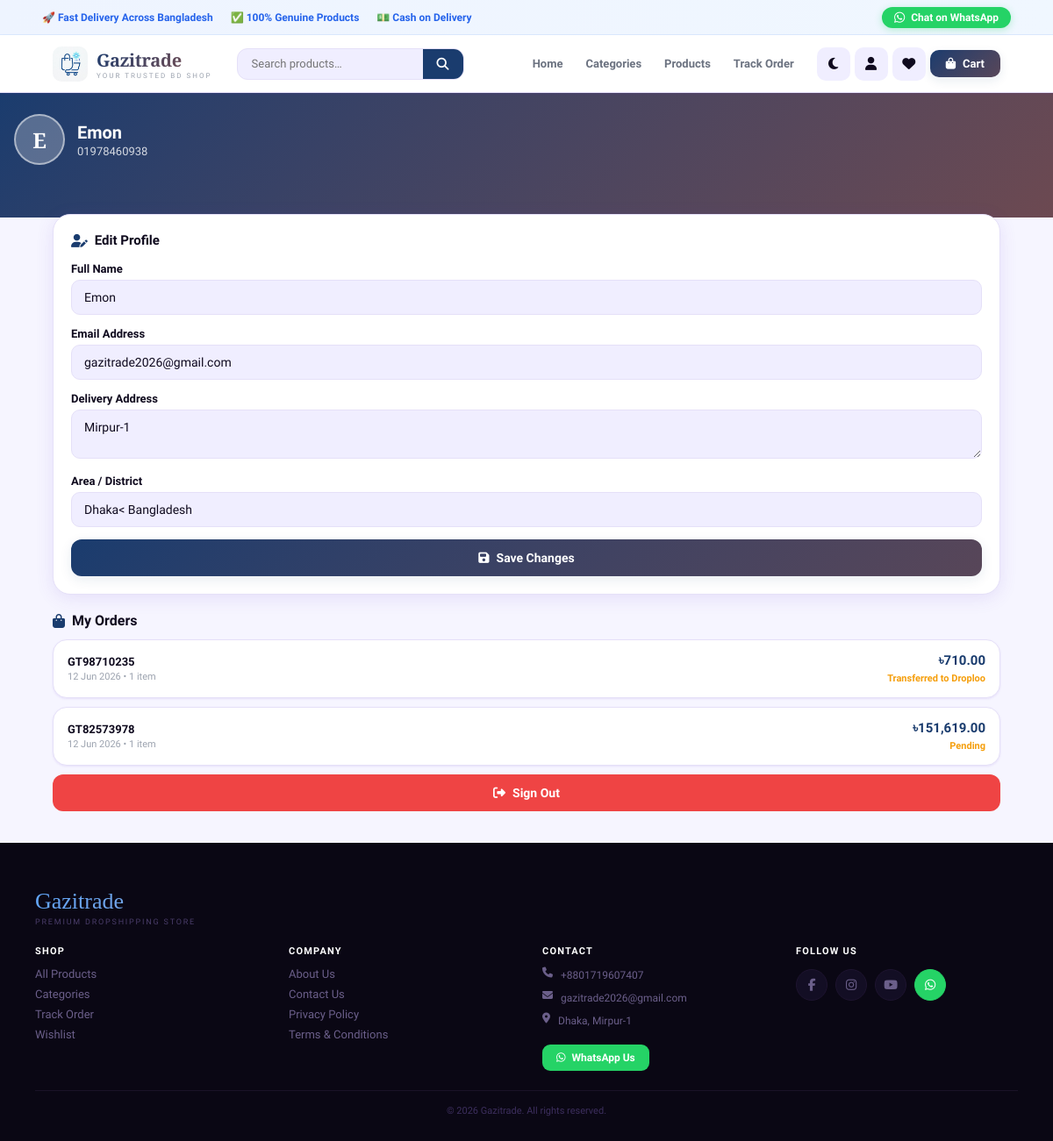
Screenshot of /accounts/profile/ (signed in) with the database file from the repository.
### store/models.py (models this page shows, shortened)
class SiteSettings(models.Model):
    site_name      = models.CharField(max_length=100, default='Gazitrade')
    site_logo      = models.ImageField(upload_to='site/', blank=True, null=True)
    site_logo_text = models.CharField(max_length=5, default='HS')
    tagline        = models.CharField(max_length=200, default='Your Trusted BD Shop')
    whatsapp       = models.CharField(max_length=20, blank=True)
    phone          = models.CharField(max_length=20, blank=True)
    email          = models.EmailField(blank=True)
    address        = models.TextField(blank=True)
    facebook       = models.URLField(blank=True)
    instagram      = models.URLField(blank=True)
    youtube        = models.URLField(blank=True)
    owner_name     = models.CharField(max_length=100, blank=True, default='Gazi Eman Mahmud')
    about_text     = models.TextField(blank=True, default='Welcome to Gazitrade — your trusted online dropshipping store. We offer genuine products across fashion, electronics, home & lifestyle, and more, delivered fast anywhere in Bangladesh. No advance payment. Cash on delivery always.')
    primary_color  = models.CharField(max_length=20, default='#1a3c6e')
    accent_color   = models.CharField(max_length=20, default='#e85d26')
    class Meta:
        verbose_name = verbose_name_plural = 'Site Settings'

### accounts/models.py (models this page shows, shortened)
class Customer(AbstractBaseUser, PermissionsMixin):
    phone      = models.CharField(max_length=15, unique=True)
    name       = models.CharField(max_length=100, blank=True)
    email      = models.EmailField(blank=True)
    address    = models.TextField(blank=True)
    area       = models.CharField(max_length=100, blank=True)
    is_active  = models.BooleanField(default=True)
    is_staff   = models.BooleanField(default=False)
    date_joined = models.DateTimeField(auto_now_add=True)
    USERNAME_FIELD  = 'phone'
    REQUIRED_FIELDS = []
    objects = CustomerManager()

### orders/models.py (models this page shows, shortened)
class Order(models.Model):
    STATUS = [
        ('pending','Pending'),
        ('confirmed','Confirmed'),
        ('transferred','Transferred to Droploo'),
        ('shipped','Shipped'),
        ('delivered','Delivered'),
        ('cancelled','Cancelled'),
    ]
    PAYMENT = [
        ('cod','Cash on Delivery'),
        ('bkash','bKash'),
        ('nagad','Nagad'),
        ('rocket','Rocket'),
    ]
    DELIVERY = [
        ('inside','Inside Dhaka (৳60)'),
        ('outside','Outside Dhaka (৳120)'),
    ]
    customer          = models.ForeignKey('accounts.Customer', on_delete=models.SET_NULL,
                                          null=True, blank=True, related_name='orders')
    invoice_number    = models.CharField(max_length=30, unique=True)
    droploo_order_id  = models.CharField(max_length=50, blank=True)
    customer_name     = models.CharField(max_length=100)
    customer_phone    = models.CharField(max_length=15)
    customer_email    = models.EmailField(blank=True)
    customer_address  = models.TextField()
    area              = models.CharField(max_length=100, blank=True)
    subtotal          = models.DecimalField(max_digits=10, decimal_places=2, default=0)
    delivery_cost     = models.DecimalField(max_digits=10, decimal_places=2, default=120)
    discount          = models.DecimalField(max_digits=10, decimal_places=2, default=0)
    advance           = models.DecimalField(max_digits=10, decimal_places=2, default=0)
    total             = models.DecimalField(max_digits=10, decimal_places=2, default=0)
    delivery_type     = models.CharField(max_length=10, choices=DELIVERY, default='outside')
    payment_type      = models.CharField(max_length=10, choices=PAYMENT,  default='cod')
    payment_gateway   = models.CharField(max_length=20, blank=True)
    transaction_id    = models.CharField(max_length=50, blank=True)
    special_notes     = models.TextField(blank=True)
    status            = models.CharField(max_length=15, choices=STATUS, default='pending')
    created_at        = models.DateTimeField(auto_now_add=True)
    updated_at        = models.DateTimeField(auto_now=True)
    class Meta:
        ordering = ['-created_at']

### accounts/views.py (the view, shortened to what this page needs)
# urls.py: path('profile/',  views.profile_view,  name='profile'),
@login_required
def profile_view(request):
    orders = Order.objects.filter(customer=request.user).prefetch_related('items')
    return render(request, 'accounts/profile.html', {'orders': orders})

### store/context_processors.py (called while the page is built)
def cart_count(request):
    cart  = request.session.get('cart', {})
    count = sum(item['qty'] for item in cart.values())
    return {'cart_count': count}

def site_settings(request):
    obj = SiteSettings.objects.first()
    return {'site_settings': obj}

def wishlist_ids(request):
    if request.user.is_authenticated:
        from .models import Wishlist
        ids = set(
            Wishlist.objects.filter(customer=request.user)
            .values_list('product_id', flat=True)
        )
    else:
        ids = set()
    return {'wishlist_ids': ids}

### store/templatetags/store_tags.py (called while the page is built)
@register.filter
def currency(value):
    try:
        return f"৳{Decimal(str(value)):,.2f}"
    except Exception:
        return value

### accounts/templates/accounts/profile.html (shortened to what this page needs)
{% extends 'base.html' %}
{% load store_tags %}
{% block content %}
<div style="background:linear-gradient(135deg,var(--p),color-mix(in srgb,var(--p) 60%,var(--a)));
            padding:24px 16px 60px;color:#fff">
  <div style="display:flex;align-items:center;gap:14px">
    <div style="width:58px;height:58px;border-radius:50%;
                background:rgba(255,255,255,.25);border:2px solid rgba(255,255,255,.5);
                display:flex;align-items:center;justify-content:center;
                font-size:24px;font-weight:900;font-family:var(--fd);flex-shrink:0">
      {{ user.name|slice:":1"|upper|default:user.phone|slice:":1" }}
    </div>
    <div>
      <div style="font-size:20px;font-weight:800">{{ user.name|default:"My Account" }}</div>
      <div style="font-size:13px;opacity:.8;margin-top:2px">{{ user.phone }}</div>
    </div>
  </div>
</div>
<div class="section" style="margin-top:-40px;position:relative">
  <div style="background:var(--sur);border:1px solid var(--bdr);border-radius:20px;
              padding:20px;margin-bottom:14px;box-shadow:var(--s2)">
    <div style="font-size:15px;font-weight:800;color:var(--tx);margin-bottom:16px;
                display:flex;align-items:center;gap:8px">
      <i class="fas fa-user-pen" style="color:var(--p)"></i> Edit Profile
    </div>
    <form method="post">
      <div class="form-group">
        <label class="form-label">Full Name</label>
        <input type="text" name="name" class="form-input" value="{{ user.name }}" placeholder="Your full name">
      </div>
      <div class="form-group">
        <label class="form-label">Email Address</label>
        <input type="email" name="email" class="form-input" value="{{ user.email }}" placeholder="you@example.com">
      </div>
      <div class="form-group">
        <label class="form-label">Delivery Address</label>
        <textarea name="address" class="form-input" rows="2" placeholder="House, Road, Area, City">{{ user.address }}</textarea>
      </div>
      <div class="form-group">
        <label class="form-label">Area / District</label>
        <input type="text" name="area" class="form-input" value="{{ user.area }}" placeholder="e.g. Dhaka, Chittagong">
      </div>
      <button type="submit" class="btn btn-primary">
        <i class="fas fa-floppy-disk"></i> Save Changes
      </button>
    </form>
  </div>
  {% if orders %}
  <div style="font-size:16px;font-weight:800;color:var(--tx);
              margin:20px 0 12px;display:flex;align-items:center;gap:8px">
    <i class="fas fa-bag-shopping" style="color:var(--p)"></i> My Orders
  </div>
  {% for order in orders %}
  <a href="{% url 'order_detail' order.invoice_number %}"
     style="display:flex;justify-content:space-between;align-items:center;
            background:var(--sur);border:1px solid var(--bdr);border-radius:16px;
            padding:14px 16px;margin-bottom:10px;box-shadow:var(--s1);
            transition:box-shadow .2s,transform .2s;text-decoration:none"
     onmouseover="this.style.boxShadow=getComputedStyle(document.documentElement).getPropertyValue('--s2');this.style.transform='translateY(-2px)'"
     onmouseout="this.style.boxShadow=getComputedStyle(document.documentElement).getPropertyValue('--s1');this.style.transform=''">
    <div>
      <div style="font-size:13px;font-weight:800;color:var(--tx)">{{ order.invoice_number }}</div>
      <div style="font-size:11px;color:var(--tx3);margin-top:3px">
        {{ order.created_at|date:"d M Y" }} &bull; {{ order.items.count }} item{{ order.items.count|pluralize }}
      </div>
    </div>
    <div style="text-align:right">
      <div style="font-size:15px;font-weight:900;color:var(--p)">{{ order.total|currency }}</div>
      <span style="font-size:11px;font-weight:700;
        color:{% if order.status == 'delivered' %}#22c55e
              {% elif order.status == 'cancelled' %}#ef4444
              {% else %}#f59e0b{% endif %}">
        {{ order.get_status_display }}
      </span>
    </div>
  </a>
  {% endfor %}
  {% endif %}
  <a href="{% url 'logout' %}" class="btn btn-danger" style="display:flex;margin-top:8px">
    <i class="fas fa-right-from-bracket"></i> Sign Out
  </a>
</div>
{% endblock %}

### templates/base.html (shortened to what this page needs)
<!DOCTYPE html>
<html lang="en" data-theme="light">
<head>
{% load static %}
<link rel="stylesheet" href="https://cdnjs.cloudflare.com/ajax/libs/font-awesome/6.5.0/css/all.min.css">
</head>
<body>
{% with wa=site_settings.whatsapp|default:'' ph=site_settings.phone|default:'' sn=site_settings.site_name|default:'Gazitrade' %}
<div class="topbar">
  <div class="tp-l">
    <span>🚀 Fast Delivery Across Bangladesh</span>
    <span>✅ 100% Genuine Products</span>
    <span>💵 Cash on Delivery</span>
  </div>
  <a href="https://wa.me/{{ wa }}" target="_blank" rel="noopener" class="wa-tb">
    <i class="fab fa-whatsapp"></i> Chat on WhatsApp
  </a>
</div>
<header class="hdr">
  <a href="{% url 'home' %}" class="logo">
    {% if site_settings and site_settings.site_logo %}
      <img src="{{ site_settings.site_logo.url }}" alt="logo" style="width:40px;height:40px;border-radius:10px;flex-shrink:0;object-fit:cover">
    {% else %}
      <img src="{% static 'logo.png' %}" alt="Gazitrade" style="width:40px;height:40px;border-radius:10px;flex-shrink:0;object-fit:cover">
    {% endif %}
    <div>
      <div class="logo-n" style="font-family:var(--fd);font-size:20px;font-weight:800;letter-spacing:-.3px;background:linear-gradient(135deg,var(--p),color-mix(in srgb,var(--p) 50%,var(--a)));-webkit-background-clip:text;-webkit-text-fill-color:transparent;background-clip:text">{{ sn }}</div>
      <div class="logo-t" style="font-size:8px;letter-spacing:2px;color:var(--tx3);text-transform:uppercase">{% if site_settings %}{{ site_settings.tagline }}{% else %}Premium Dropshipping Store{% endif %}</div>
    </div>
  </a>
  <div class="hdr-srch">
    <form action="{% url 'search' %}" method="get">
      <input type="text" name="q" placeholder="Search products…" value="{{ request.GET.q|default:'' }}">
      <button type="submit"><i class="fas fa-search"></i></button>
    </form>
  </div>
  <nav class="hdr-nav">
    <a href="{% url 'home' %}"       {% block dnav_home %}{% endblock %}>Home</a>
    <a href="{% url 'categories' %}" {% block dnav_cat  %}{% endblock %}>Categories</a>
    <a href="{% url 'product_list' %}">Products</a>
    <a href="{% url 'track_order' %}">Track Order</a>
  </nav>
  <div class="hdr-acts">
    <button class="ic-btn" id="themeBtn" onclick="toggleTheme()" aria-label="Toggle theme"></button>
    <a href="{% if user.is_authenticated %}{% url 'profile' %}{% else %}{% url 'login' %}{% endif %}" class="ic-btn" aria-label="Account"><i class="fas fa-user"></i></a>
    <a href="{% url 'wishlist' %}" class="ic-btn" aria-label="Wishlist"><i class="fas fa-heart"></i></a>
    <a href="{% url 'cart' %}" class="hdr-cart" aria-label="Cart">
      <i class="fas fa-bag-shopping"></i> Cart
    </a>
  </div>
</header>
{% endwith %}
<main class="pw">{% block content %}{% endblock %}</main>
{% block footer %}
<footer class="footer">
  <div class="fw">
    <div class="fl-logo">{% if site_settings %}{{ site_settings.site_name }}{% else %}Gazitrade{% endif %}</div>
    <div class="fl-tag">Premium Dropshipping Store</div>
    <div class="fg-grid">
      <div class="fs"><h4>Shop</h4>
        <a href="{% url 'product_list' %}" class="fl-lnk">All Products</a>
        <a href="{% url 'categories' %}"   class="fl-lnk">Categories</a>
        <a href="{% url 'track_order' %}"  class="fl-lnk">Track Order</a>
        <a href="{% url 'wishlist' %}"     class="fl-lnk">Wishlist</a>
      </div>
      <div class="fs"><h4>Company</h4>
        <a href="{% url 'about' %}" class="fl-lnk">About Us</a>
        <a href="{% url 'contact' %}" class="fl-lnk">Contact Us</a>
        <a href="#" class="fl-lnk">Privacy Policy</a>
        <a href="#" class="fl-lnk">Terms & Conditions</a>
      </div>
      <div class="fs"><h4>Contact</h4>
        {% if site_settings and site_settings.phone %}<div class="fl-ct"><i class="fas fa-phone"></i>{{ site_settings.phone }}</div>{% endif %}
        {% if site_settings and site_settings.email %}<div class="fl-ct"><i class="fas fa-envelope"></i>{{ site_settings.email }}</div>{% endif %}
        {% if site_settings and site_settings.address %}<div class="fl-ct"><i class="fas fa-location-dot"></i>{{ site_settings.address }}</div>{% endif %}
        {% if site_settings and site_settings.whatsapp %}
        <a href="https://wa.me/{{ site_settings.whatsapp }}" target="_blank" rel="noopener"
           style="display:inline-flex;align-items:center;gap:7px;background:#25d366;color:#fff;
                  padding:8px 16px;border-radius:9px;font-size:12px;font-weight:700;margin-top:10px">
          <i class="fab fa-whatsapp"></i> WhatsApp Us
        </a>
        {% endif %}
      </div>
      <div class="fs"><h4>Follow Us</h4>
        <div class="fl-soc">
          <a href="{% if site_settings and site_settings.facebook %}{{ site_settings.facebook }}{% else %}#{% endif %}" class="soc-btn"><i class="fab fa-facebook-f"></i></a>
          <a href="{% if site_settings and site_settings.instagram %}{{ site_settings.instagram }}{% else %}#{% endif %}" class="soc-btn"><i class="fab fa-instagram"></i></a>
          <a href="{% if site_settings and site_settings.youtube %}{{ site_settings.youtube }}{% else %}#{% endif %}" class="soc-btn"><i class="fab fa-youtube"></i></a>
          {% if site_settings and site_settings.whatsapp %}<a href="https://wa.me/{{ site_settings.whatsapp }}" class="soc-btn" style="background:#25d366;border-color:#25d366;color:#fff" target="_blank"><i class="fab fa-whatsapp"></i></a>{% endif %}
        </div>
      </div>
    </div>
    <hr class="fl-div">
    <div class="fl-btm">© 2026 {% if site_settings %}{{ site_settings.site_name }}{% else %}Gazitrade{% endif %}. All rights reserved.</div>
  </div>
</footer>
{% endblock %}
</body>
</html>

### rows the page displays
SiteSettings: site_name "Gazitrade", tagline "YOUR TRUSTED BD SHOP", phone "+8801719607407", email "gazitrade2026@gmail.com", address "Dhaka, Mirpur-1"
Customer: name "E", name "Emon", phone "01978460938", email "gazitrade2026@gmail.com", address "Mirpur-1", area "Dhaka< Bangladesh"
Order: invoice_number "GT98710235", created_at "12 Jun 2026", items.count "1", total "৳710.00", status "Transferred to Droploo"
Order: invoice_number "GT82573978", created_at "12 Jun 2026", items.count "1", total "৳151,619.00", status "Pending"
